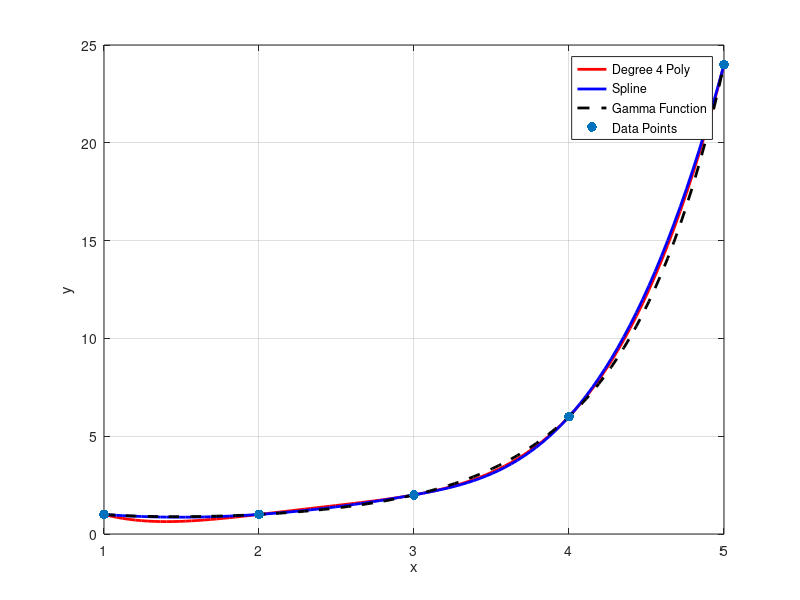
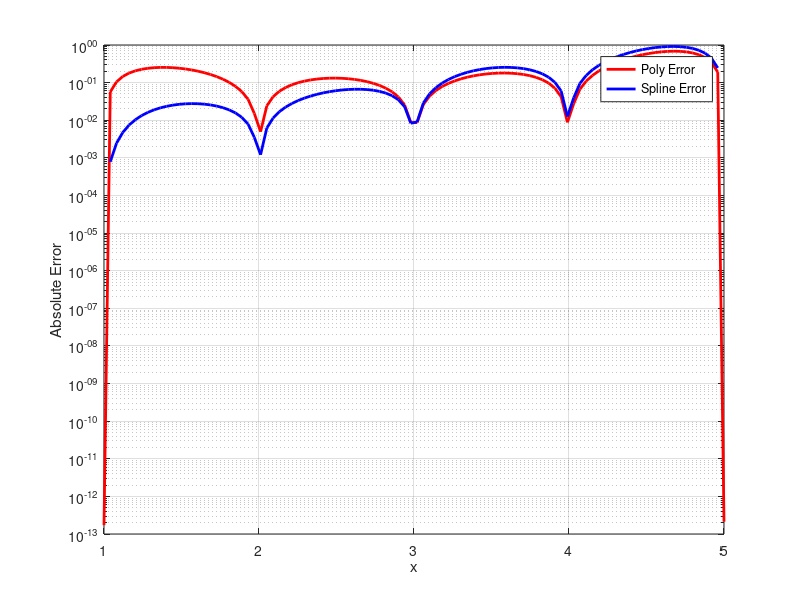

MATLAB code to generate these figures, in order:
x = [1 2 3 4 5];
y = [1 1 2 6 24];
p = polyfit(x, y, 4);

pp = spline(x, y);

xx = linspace(1, 5, 100);
poly_vals = polyval(p, xx);
spline_vals = ppval(pp, xx);
gamma_vals = gamma(xx);

figure(1);
plot(xx, poly_vals, 'r-', 'LineWidth', 2, 'DisplayName', 'Degree 4 Poly');
hold on;
plot(xx, spline_vals, 'b-', 'LineWidth', 2, 'DisplayName', 'Spline');
plot(xx, gamma_vals, 'k--', 'LineWidth', 2, 'DisplayName', 'Gamma Function');
scatter(x, y, 50, 'ko', 'filled', 'DisplayName', 'Data Points');
xlabel('x');
ylabel('y');
legend;
grid on;


poly_err = abs(gamma_vals - poly_vals);
spline_err = abs(gamma_vals - spline_vals);

figure(2);
semilogy(xx, poly_err, 'r-', 'LineWidth', 2, 'DisplayName', 'Poly Error');
hold on;
semilogy(xx, spline_err, 'b-', 'LineWidth', 2, 'DisplayName', 'Spline Error');
xlabel('x');
ylabel('Absolute Error');
legend;
grid on;
